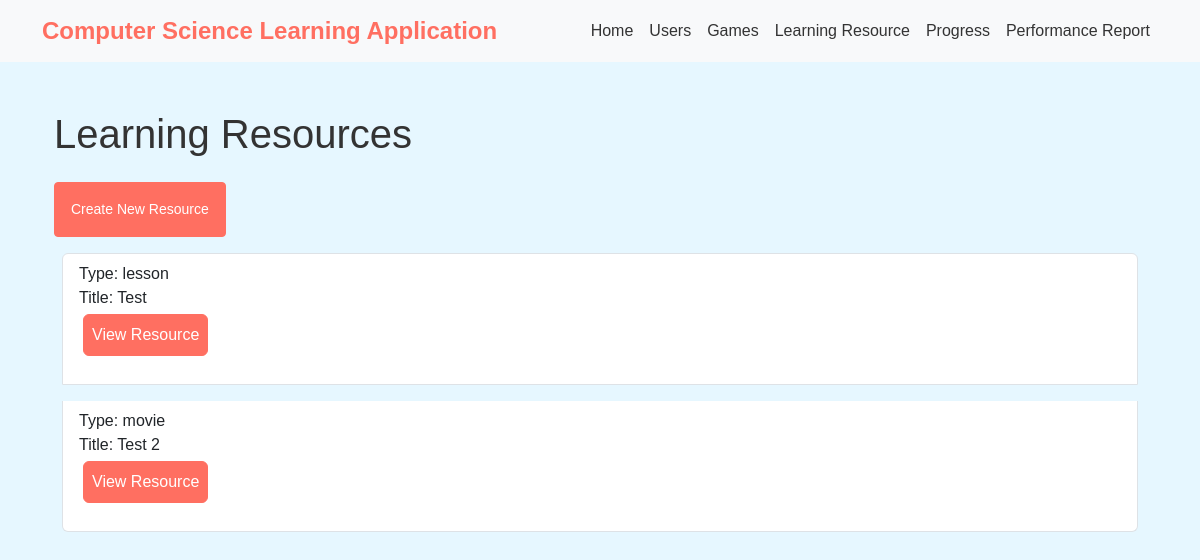
The page /learning_resources/ on the database its author committed.
### computer_science_learning_app/models.py (models this page shows, shortened)
class LearningResource(models.Model):
    ResourceID = models.AutoField(primary_key=True)
    Title = models.CharField(max_length=100)
    Type_choices = [("lesson", "Lesson"), ("tutorial", "Tutorial"), ("movie", "Movie")]
    Type = models.CharField(max_length=20, choices=Type_choices)
    Description = models.TextField()
    Content = models.CharField(max_length=200)
    Age_Appropriateness = models.CharField(max_length=50)

### computer_science_learning_app/views.py (the view)
# urls.py: path('learning_resources/', LearningResourceListView.as_view(), name='learning_resource_list'),
class LearningResourceListView(ListView):
    model = LearningResource
    template_name = "learning_resource_list.html"
    context_object_name = "learning_resources"

### computer_science_learning_app/templates/learning_resource_list.html (shortened to what this page needs)
{% extends "base_template.html" %}
{% block content %}
<div class="container mt-5">
    <h1 class="mb-4">Learning Resources</h1>
    <div class="col-6">
        <a href="{% url 'learning_resource_create' %}" class="p-3 mb-2 btn btn-sm btn-primary">Create New Resource</a>
    </div>
    <ul class="list-group">
        {% for learning_resource in learning_resources %}
        <li class="list-group-item  m-2">
            <p>Type: {{learning_resource.Type}} </br> Title: {{ learning_resource.Title }} </br>
                <a href="{% url 'learning_resource_detail' pk=learning_resource.ResourceID %}"
                    class="btn btn-primary p-2 m-1">View Resource</a>
            </p>
        </li>
        {% endfor %}
    </ul>
</div>
{% endblock %}

### computer_science_learning_app/templates/base_template.html (style rules this page uses)
body { background-color: #e6f7ff; color: #333; font-family: Arial, sans-serif; }
.btn-primary { background-color: #ff6f61; border-color: #ff6f61; }
body, .navbar, .nav-link, .card { color: #333; }

### rows shown on the page
LearningResource: Type "lesson", Title "Test"
LearningResource: Type "movie", Title "Test 2"
